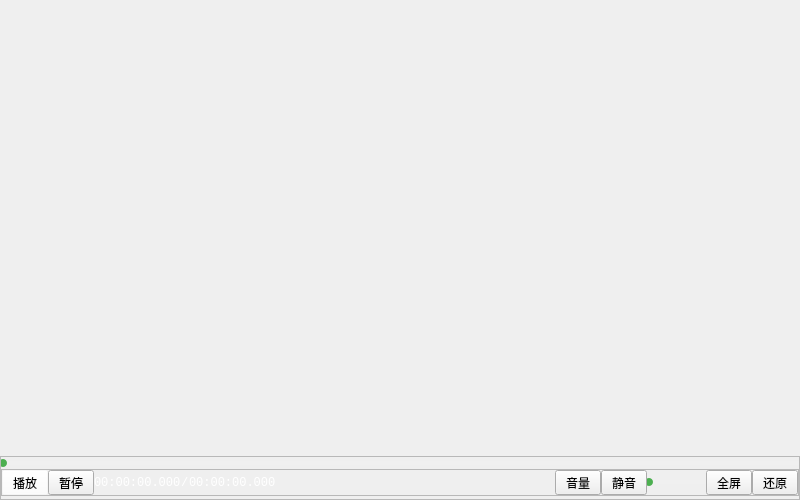
<?xml version="1.0" encoding="UTF-8"?>
<ui version="4.0">
 <class>QVideoWidget_Frame</class>
 <widget class="QWidget" name="QVideoWidget_Frame">
  <property name="geometry">
   <rect>
    <x>0</x>
    <y>0</y>
    <width>800</width>
    <height>500</height>
   </rect>
  </property>
  <property name="sizePolicy">
   <sizepolicy hsizetype="Expanding" vsizetype="Expanding">
    <horstretch>0</horstretch>
    <verstretch>0</verstretch>
   </sizepolicy>
  </property>
  <property name="font">
   <font>
    <family>Consolas</family>
   </font>
  </property>
  <property name="windowTitle">
   <string>QVideoWidget_Handler</string>
  </property>
  <property name="styleSheet">
   <string notr="true"/>
  </property>
  <layout class="QVBoxLayout" name="verticalLayout">
   <property name="spacing">
    <number>0</number>
   </property>
   <property name="leftMargin">
    <number>0</number>
   </property>
   <property name="topMargin">
    <number>0</number>
   </property>
   <property name="rightMargin">
    <number>0</number>
   </property>
   <property name="bottomMargin">
    <number>0</number>
   </property>
   <item>
    <widget class="QVideoWidget_Handler" name="VW_Video" native="true">
     <property name="mouseTracking">
      <bool>false</bool>
     </property>
     <property name="styleSheet">
      <string notr="true"/>
     </property>
     <layout class="QVBoxLayout" name="verticalLayout_3">
      <property name="spacing">
       <number>0</number>
      </property>
      <property name="leftMargin">
       <number>0</number>
      </property>
      <property name="topMargin">
       <number>0</number>
      </property>
      <property name="rightMargin">
       <number>0</number>
      </property>
      <property name="bottomMargin">
       <number>0</number>
      </property>
     </layout>
    </widget>
   </item>
   <item>
    <widget class="QFrame" name="F_Panel">
     <property name="sizePolicy">
      <sizepolicy hsizetype="Preferred" vsizetype="Fixed">
       <horstretch>0</horstretch>
       <verstretch>0</verstretch>
      </sizepolicy>
     </property>
     <property name="minimumSize">
      <size>
       <width>0</width>
       <height>44</height>
      </size>
     </property>
     <property name="maximumSize">
      <size>
       <width>16777215</width>
       <height>44</height>
      </size>
     </property>
     <property name="styleSheet">
      <string notr="true"/>
     </property>
     <property name="frameShape">
      <enum>QFrame::StyledPanel</enum>
     </property>
     <property name="frameShadow">
      <enum>QFrame::Raised</enum>
     </property>
     <property name="lineWidth">
      <number>1</number>
     </property>
     <layout class="QVBoxLayout" name="verticalLayout_2">
      <property name="spacing">
       <number>0</number>
      </property>
      <property name="leftMargin">
       <number>0</number>
      </property>
      <property name="topMargin">
       <number>0</number>
      </property>
      <property name="rightMargin">
       <number>0</number>
      </property>
      <property name="bottomMargin">
       <number>0</number>
      </property>
      <item>
       <widget class="QSlider" name="S_Progress">
        <property name="maximumSize">
         <size>
          <width>16777215</width>
          <height>10</height>
         </size>
        </property>
        <property name="styleSheet">
         <string notr="true">QSlider::groove:horizontal {
    background: #F0F0F0;
    height: 4px;
    border-radius: 2px;
}
QSlider::handle:horizontal {
    background: #4CAF50;
    height: 8px;
    width: 8px;
    border-radius: 4px;
    margin: -2px;
}
QSlider::sub-page:horizontal {
    background: #2196F3;
    height: 4px;
    border-radius: 2px;
}</string>
        </property>
        <property name="orientation">
         <enum>Qt::Horizontal</enum>
        </property>
       </widget>
      </item>
      <item>
       <widget class="QFrame" name="F_Tool">
        <property name="sizePolicy">
         <sizepolicy hsizetype="Preferred" vsizetype="Fixed">
          <horstretch>0</horstretch>
          <verstretch>0</verstretch>
         </sizepolicy>
        </property>
        <property name="frameShape">
         <enum>QFrame::StyledPanel</enum>
        </property>
        <property name="frameShadow">
         <enum>QFrame::Raised</enum>
        </property>
        <layout class="QHBoxLayout" name="horizontalLayout_3">
         <property name="spacing">
          <number>0</number>
         </property>
         <property name="leftMargin">
          <number>0</number>
         </property>
         <property name="topMargin">
          <number>0</number>
         </property>
         <property name="rightMargin">
          <number>0</number>
         </property>
         <property name="bottomMargin">
          <number>0</number>
         </property>
         <item>
          <widget class="QToolButton" name="TB_Play">
           <property name="styleSheet">
            <string notr="true">background-color: rgba(255, 255, 255, 0);</string>
           </property>
           <property name="text">
            <string>播放</string>
           </property>
           <property name="icon">
            <iconset resource="images.qrc">
             <normaloff>:/images/icons/play_circle_White.png</normaloff>:/images/icons/play_circle_White.png</iconset>
           </property>
           <property name="iconSize">
            <size>
             <width>24</width>
             <height>24</height>
            </size>
           </property>
          </widget>
         </item>
         <item>
          <widget class="QToolButton" name="TB_Pause">
           <property name="text">
            <string>暂停</string>
           </property>
           <property name="icon">
            <iconset resource="images.qrc">
             <normaloff>:/images/icons/pause_circle_White.png</normaloff>:/images/icons/pause_circle_White.png</iconset>
           </property>
           <property name="iconSize">
            <size>
             <width>24</width>
             <height>24</height>
            </size>
           </property>
          </widget>
         </item>
         <item>
          <widget class="QLabel" name="L_Timestamp">
           <property name="styleSheet">
            <string notr="true">color: white;</string>
           </property>
           <property name="text">
            <string>00:00:00.000</string>
           </property>
          </widget>
         </item>
         <item>
          <widget class="QLabel" name="L_Timespan">
           <property name="styleSheet">
            <string notr="true">color: white</string>
           </property>
           <property name="text">
            <string>/</string>
           </property>
          </widget>
         </item>
         <item>
          <widget class="QLabel" name="L_Time">
           <property name="styleSheet">
            <string notr="true">color: white;</string>
           </property>
           <property name="text">
            <string>00:00:00.000</string>
           </property>
          </widget>
         </item>
         <item>
          <spacer name="S_Tool">
           <property name="orientation">
            <enum>Qt::Horizontal</enum>
           </property>
           <property name="sizeHint" stdset="0">
            <size>
             <width>305</width>
             <height>20</height>
            </size>
           </property>
          </spacer>
         </item>
         <item>
          <widget class="QToolButton" name="TB_Volume">
           <property name="text">
            <string>音量</string>
           </property>
           <property name="icon">
            <iconset resource="images.qrc">
             <normaloff>:/images/icons/volume_up_White.png</normaloff>:/images/icons/volume_up_White.png</iconset>
           </property>
           <property name="iconSize">
            <size>
             <width>24</width>
             <height>24</height>
            </size>
           </property>
          </widget>
         </item>
         <item>
          <widget class="QToolButton" name="TB_Mute">
           <property name="text">
            <string>静音</string>
           </property>
           <property name="icon">
            <iconset resource="images.qrc">
             <normaloff>:/images/icons/volume_off_White.png</normaloff>:/images/icons/volume_off_White.png</iconset>
           </property>
           <property name="iconSize">
            <size>
             <width>24</width>
             <height>24</height>
            </size>
           </property>
          </widget>
         </item>
         <item>
          <widget class="QSlider" name="S_Volume">
           <property name="maximumSize">
            <size>
             <width>100</width>
             <height>16777215</height>
            </size>
           </property>
           <property name="styleSheet">
            <string notr="true">QSlider::groove:horizontal {
    background: #F0F0F0;
    height: 4px;
    border-radius: 2px;
}
QSlider::handle:horizontal {
    background: #4CAF50;
    height: 8px;
    width: 8px;
    border-radius: 4px;
    margin: -2px;
}
QSlider::sub-page:horizontal {
    background: #2196F3;
    height: 4px;
    border-radius: 2px;
}</string>
           </property>
           <property name="orientation">
            <enum>Qt::Horizontal</enum>
           </property>
          </widget>
         </item>
         <item>
          <widget class="QToolButton" name="TB_Full">
           <property name="text">
            <string>全屏</string>
           </property>
           <property name="icon">
            <iconset resource="images.qrc">
             <normaloff>:/images/icons/zoom_out_map_White.png</normaloff>:/images/icons/zoom_out_map_White.png</iconset>
           </property>
           <property name="iconSize">
            <size>
             <width>24</width>
             <height>24</height>
            </size>
           </property>
          </widget>
         </item>
         <item>
          <widget class="QToolButton" name="TB_Restore">
           <property name="text">
            <string>还原</string>
           </property>
           <property name="icon">
            <iconset resource="images.qrc">
             <normaloff>:/images/icons/zoom_in_map_White.png</normaloff>:/images/icons/zoom_in_map_White.png</iconset>
           </property>
           <property name="iconSize">
            <size>
             <width>24</width>
             <height>24</height>
            </size>
           </property>
          </widget>
         </item>
        </layout>
       </widget>
      </item>
     </layout>
    </widget>
   </item>
  </layout>
 </widget>
 <customwidgets>
  <customwidget>
   <class>QVideoWidget_Handler</class>
   <extends>QWidget</extends>
   <header location="global">QVideoWidget_Handler.h</header>
   <container>1</container>
  </customwidget>
 </customwidgets>
 <resources>
  <include location="images.qrc"/>
 </resources>
 <connections/>
</ui>
